Frame 1 (no input): blank canvas, image omitted
Frame 60 (the mouse pressed at the canvas centre just before this capture): blank canvas, image omitted
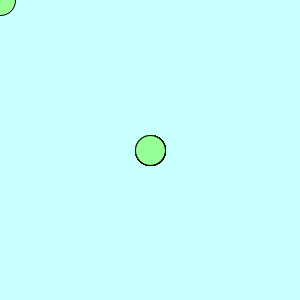
Frame 120 (the mouse held since frame 60 and released just before this capture)

The Processing sketch whose frames 1 and 60 were blank and that drew this single picture after the mouse press (run headless with seeded random() and noise(); from frame 60 on, the mouse is pressed at the canvas centre):

// Processing sketch: processing_184472
// ── processing_184472.pde

void setup(){
  
  background (200, 255, 255);
  size (300, 300);
  frameRate(90);
}

 void draw(){
   
   
   stroke(0);
   if (mousePressed == true){
   fill(mouseY, 255, mouseX);
   ellipse(pmouseX, pmouseY, 30, 30);
   println(mouseX, mouseY);
   
 
 }
 }
